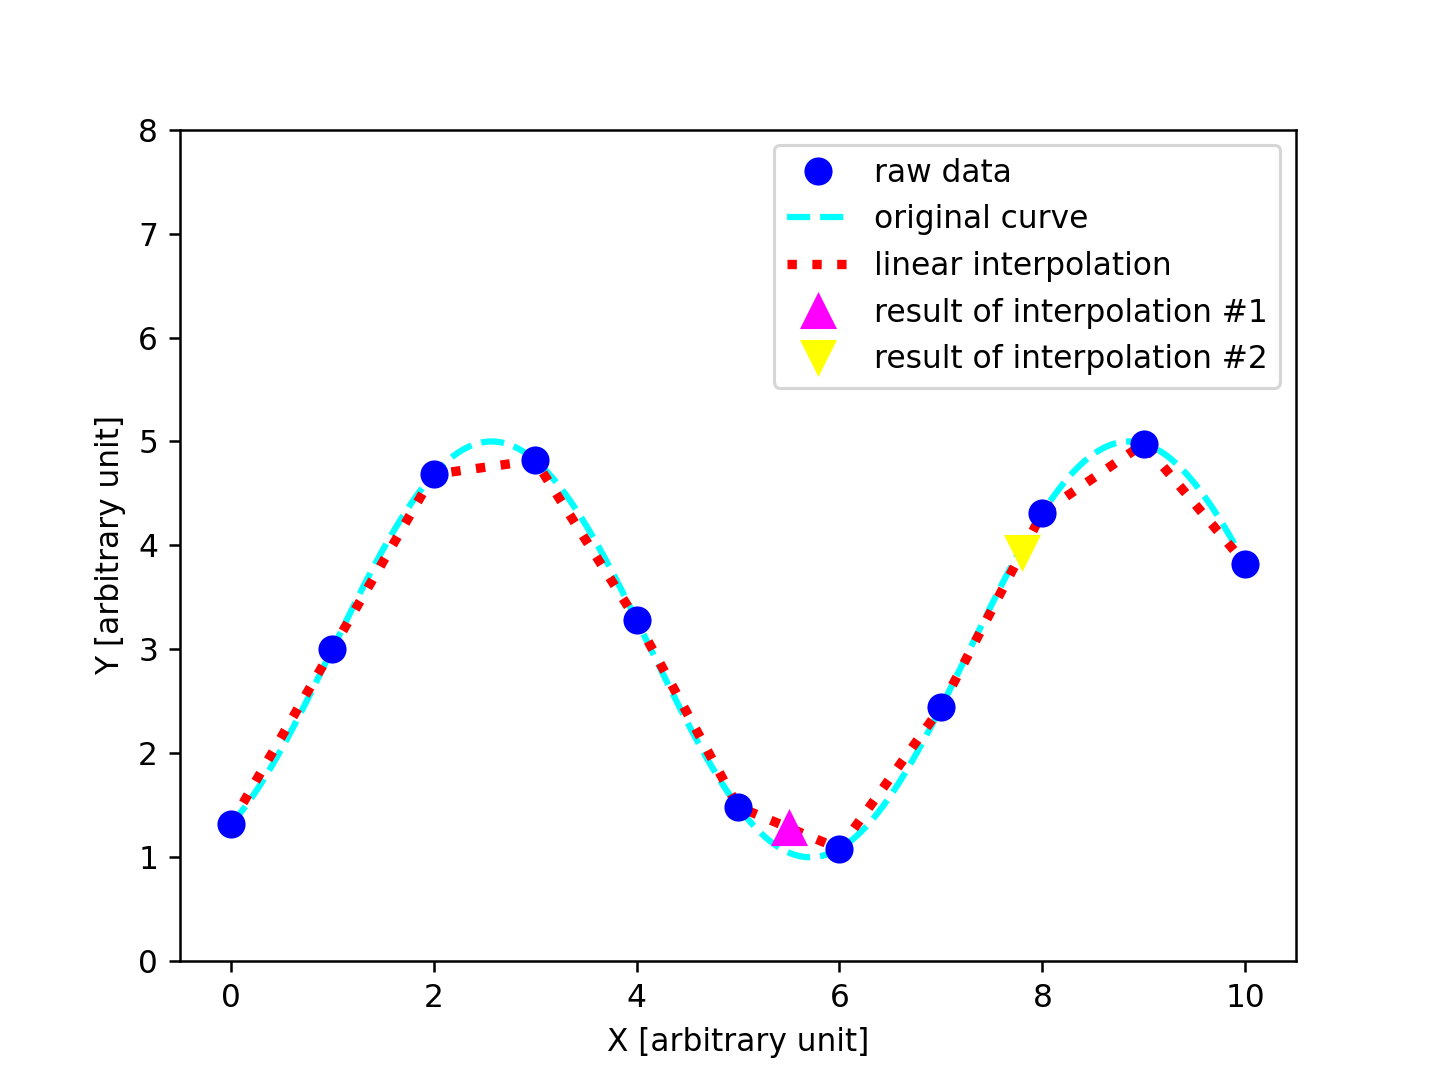

Here is the Python script that generated this plot:
#!/usr/pkg/bin/python3.9

#
# Time-stamp: <2022/10/16 23:50:50 (CST) daisuke>
#

# importing numpy module
import numpy

# importing scipy module
import scipy
import scipy.interpolate

# importing matplotlib module
import matplotlib.backends.backend_agg
import matplotlib.figure

# output image file
file_output = 'ai202209_s05_17.png'

# generating data for interpolation
data_x = numpy.linspace (0.0, 10.0, 11)
data_y = 2.0 * numpy.sin (data_x - 1.0) + 3.0

# printing data_x and data_y
print (f'data_x = {data_x}')
print (f'data_y = {data_y}')

# making a function for linear interpolation
func_interp = scipy.interpolate.interp1d (data_x, data_y, kind='linear')

# getting Y-value for X-value at x=5.5
x1 = 5.5
y1 = func_interp (x1)

# printing result
print (f'func_interp ({x1}) = {y1}')
print (f'what we expect is: x={x1} --> y={2.0*numpy.sin (x1-1.0)+3.0}')

# getting Y-value for X-value at x=7.8
x2 = 7.8
y2 = func_interp (x2)

# printing result
print (f'func_interp ({x2}) = {y2}')
print (f'what we expect is: x={x2} --> y={2.0*numpy.sin (x2-1.0)+3.0}')

#
# making a plot using matplotlib
#

# making a fig object
fig = matplotlib.figure.Figure ()

# making a canvas object
canvas = matplotlib.backends.backend_agg.FigureCanvasAgg (fig)

# making an axes object
ax = fig.add_subplot (111)

# plotting data points
ax.plot (data_x, data_y, linestyle='None', marker='o', markersize=8.0, \
         color='blue', label='raw data', zorder=0.2)

# plotting original curve
data_x0 = numpy.linspace (0.0, 10.0, 1001)
data_y0 = 2.0 * numpy.sin (data_x0 - 1.0) + 3.0
ax.plot (data_x0, data_y0, linestyle='--', linewidth=2.0, color='cyan', \
         label='original curve', zorder=0.0)

# plotting result of interpolation
data_xi = numpy.linspace (0.0, 10.0, 1001)
data_yi = func_interp (data_xi)
ax.plot (data_xi, data_yi, linestyle=':', linewidth=3.0, color='red', \
         label='linear interpolation', zorder=0.1)

# plotting interpolated values
ax.plot (x1, y1, linestyle='None', marker='^', markersize=10.0, \
         color='magenta', label='result of interpolation #1', zorder=0.3)
ax.plot (x2, y2, linestyle='None', marker='v', markersize=10.0, \
         color='yellow', label='result of interpolation #2', zorder=0.4)

# range of plot
ax.set_xlim (-0.5, 10.5)
ax.set_ylim (0.0, 8.0)

# labels
ax.set_xlabel ('X [arbitrary unit]')
ax.set_ylabel ('Y [arbitrary unit]')

# legend
ax.legend ()

# saving the figure to a file
fig.savefig (file_output, dpi=225)
